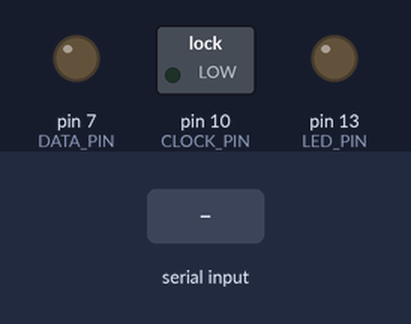
Recording of a sketch running on a simulated Arduino Uno, built with avr-gcc and run on an emulated ATmega328P. Parts: switched loads named in the sketch (green lamp = pin HIGH), output pins drawn as LEDs (lit = HIGH). Dashed ring = blinking. The test bench sets the inputs (shaded band). What the sketch prints to the serial monitor is not drawn.

Above: at 1.2 s.
1.3 s: "1" received over Serial
At 1.55 s:
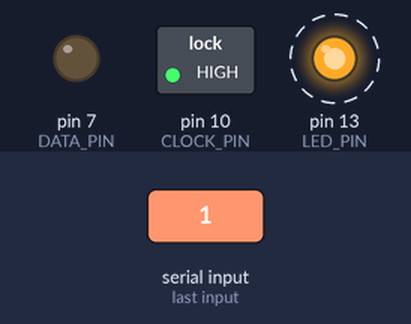
At 2.15 s:
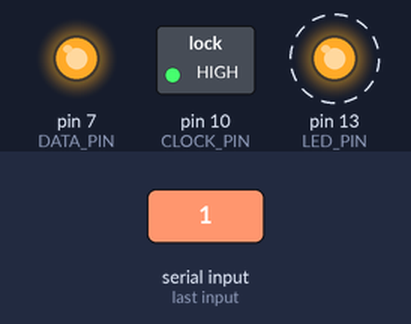
Timing chart, 0 to 4.3 s (numbered marks = the images above; inputs shaded):
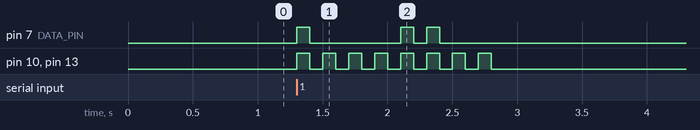

The sketch:

transmit64.ino
```cpp
// this sketch accepts bytes via a Serial connection
// and writes them to the output pin 1.
// pin 0 serves a clock signal
// data is written pin 1 if pin 0 is at HIGH
// a LED at pin 13 shows

#define BAUD_RATE 9600
#define LED_PIN 13
#define CLOCK_PIN 10
#define DATA_PIN 7
#define CLOCK_DELAY 100

void setup()
{
  Serial.begin(BAUD_RATE);

  pinMode(LED_PIN, OUTPUT);
  pinMode(CLOCK_PIN, OUTPUT);
  pinMode(DATA_PIN, OUTPUT);

  digitalWrite(LED_PIN, LOW);
  digitalWrite(CLOCK_PIN, LOW);
  digitalWrite(DATA_PIN, LOW);

  // inform PC that we're waiting
  Serial.print("o");
}

void loop()
{
  readSerial();
}

bool readSerial()
{
  while (Serial.available() > 0)
  {
    byte buf;
    Serial.readBytes(&buf, 1);
    writeToC64(buf);
    Serial.print("o");
  }
}

void blink(int num, int ms)
{
  for ( int i = 0; i < num; i++)
  {
    digitalWrite(LED_PIN, HIGH);
    delay(ms);
    digitalWrite(LED_PIN, LOW);
    delay(ms);
  }
}

String byteToString(const byte& input)
{
  String ret = "";
  for( int i = 7; i >= 0; i-- )
  {
    bool bitIsSet = (input >> i) & 0x1;
    ret += bitIsSet ? "1" : "0";
  }

  return ret;
}

void writeToC64(byte input)
{
  for( int i = 0; i < 8; i++ )
  {
    bool bitIsSet = (input >> i) & 0x1;
    writeBit(bitIsSet);
  }
}

void writeBit(bool value)
{
  digitalWrite(DATA_PIN, value ? HIGH : LOW);
  digitalWrite(CLOCK_PIN, HIGH);
  digitalWrite(LED_PIN, HIGH);
  delay(CLOCK_DELAY);

  digitalWrite(CLOCK_PIN, LOW);
  digitalWrite(DATA_PIN, LOW);
  digitalWrite(LED_PIN, LOW);
  delay(CLOCK_DELAY);
}
```

Measured:
- after the input at 1.3 s, pin 7 (DATA_PIN): goes HIGH 0.10 s, LOW 0.70 s, HIGH 0.10 s, LOW 0.10 s, HIGH 0.10 s, then LOW, starting at once; pin 10 (CLOCK_PIN), pin 13 (LED_PIN): alternates HIGH for 0.10 s and LOW for 0.10 s, 16 changes in all, then stays LOW, starting at once
